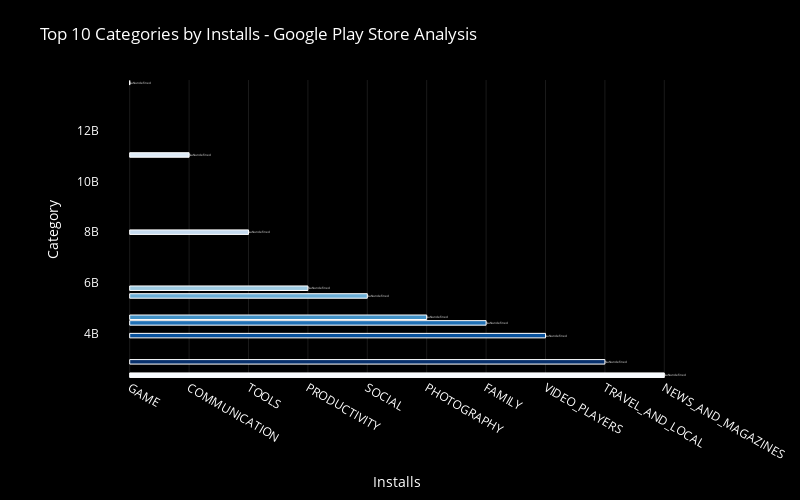

The code cell stored with this chart in its notebook:
### Code cell
def save_plotly_html(fig, filename, title=None):
    """Save Plotly figure to HTML with custom title in metadata"""
    if title:
        fig.update_layout(title=title)
    fig.write_html(
        file=filename,
        full_html=True,
        include_plotlyjs='cdn',
        default_height='100%')
    print(f"Successfully saved visualization to {filename}")

save_plotly_html(fig,'Installs by Category.html','Top 10 Categories by Installs - Google Play Store Analysis')
fig.show()

### Figure 1 — Plotly figure (JSON) as saved in the notebook; plotly's stock layout.template omitted (floating-point values rounded to 4 significant figures)
{"data": [{"hovertemplate": "color=GAME<br>Installs=%{x}<br>Category=%{y}<extra></extra>", "legendgroup": "GAME", "marker": {"color": "rgb(247,251,255)", "line": {"color": "white", "width": 1}, "pattern": {"shape": ""}}, "name": "GAME", "orientation": "h", "showlegend": true, "textposition": "outside", "texttemplate": "%{x:.2s}", "type": "bar", "x": ["GAME"], "xaxis": "x", "y": [13878762717], "yaxis": "y"}, {"hovertemplate": "color=COMMUNICATION<br>Installs=%{x}<br>Category=%{y}<extra></extra>", "legendgroup": "COMMUNICATION", "marker": {"color": "rgb(222,235,247)", "line": {"color": "white", "width": 1}, "pattern": {"shape": ""}}, "name": "COMMUNICATION", "orientation": "h", "showlegend": true, "textposition": "outside", "texttemplate": "%{x:.2s}", "type": "bar", "x": ["COMMUNICATION"], "xaxis": "x", "y": [11038241530], "yaxis": "y"}, {"hovertemplate": "color=TOOLS<br>Installs=%{x}<br>Category=%{y}<extra></extra>", "legendgroup": "TOOLS", "marker": {"color": "rgb(198,219,239)", "line": {"color": "white", "width": 1}, "pattern": {"shape": ""}}, "name": "TOOLS", "orientation": "h", "showlegend": true, "textposition": "outside", "texttemplate": "%{x:.2s}", "type": "bar", "x": ["TOOLS"], "xaxis": "x", "y": [7999724500], "yaxis": "y"}, {"hovertemplate": "color=PRODUCTIVITY<br>Installs=%{x}<br>Category=%{y}<extra></extra>", "legendgroup": "PRODUCTIVITY", "marker": {"color": "rgb(158,202,225)", "line": {"color": "white", "width": 1}, "pattern": {"shape": ""}}, "name": "PRODUCTIVITY", "orientation": "h", "showlegend": true, "textposition": "outside", "texttemplate": "%{x:.2s}", "type": "bar", "x": ["PRODUCTIVITY"], "xaxis": "x", "y": [5793070180], "yaxis": "y"}, {"hovertemplate": "color=SOCIAL<br>Installs=%{x}<br>Category=%{y}<extra></extra>", "legendgroup": "SOCIAL", "marker": {"color": "rgb(107,174,214)", "line": {"color": "white", "width": 1}, "pattern": {"shape": ""}}, "name": "SOCIAL", "orientation": "h", "showlegend": true, "textposition": "outside", "texttemplate": "%{x:.2s}", "type": "bar", "x": ["SOCIAL"], "xaxis": "x", "y": [5487841475], "yaxis": "y"}, {"hovertemplate": "color=PHOTOGRAPHY<br>Installs=%{x}<br>Category=%{y}<extra></extra>", "legendgroup": "PHOTOGRAPHY", "marker": {"color": "rgb(66,146,198)", "line": {"color": "white", "width": 1}, "pattern": {"shape": ""}}, "name": "PHOTOGRAPHY", "orientation": "h", "showlegend": true, "textposition": "outside", "texttemplate": "%{x:.2s}", "type": "bar", "x": ["PHOTOGRAPHY"], "xaxis": "x", "y": [4649143130], "yaxis": "y"}, {"hovertemplate": "color=FAMILY<br>Installs=%{x}<br>Category=%{y}<extra></extra>", "legendgroup": "FAMILY", "marker": {"color": "rgb(33,113,181)", "line": {"color": "white", "width": 1}, "pattern": {"shape": ""}}, "name": "FAMILY", "orientation": "h", "showlegend": true, "textposition": "outside", "texttemplate": "%{x:.2s}", "type": "bar", "x": ["FAMILY"], "xaxis": "x", "y": [4427479590], "yaxis": "y"}, {"hovertemplate": "color=VIDEO_PLAYERS<br>Installs=%{x}<br>Category=%{y}<extra></extra>", "legendgroup": "VIDEO_PLAYERS", "marker": {"color": "rgb(8,81,156)", "line": {"color": "white", "width": 1}, "pattern": {"shape": ""}}, "name": "VIDEO_PLAYERS", "orientation": "h", "showlegend": true, "textposition": "outside", "texttemplate": "%{x:.2s}", "type": "bar", "x": ["VIDEO_PLAYERS"], "xaxis": "x", "y": [3926797200], "yaxis": "y"}, {"hovertemplate": "color=TRAVEL_AND_LOCAL<br>Installs=%{x}<br>Category=%{y}<extra></extra>", "legendgroup": "TRAVEL_AND_LOCAL", "marker": {"color": "rgb(8,48,107)", "line": {"color": "white", "width": 1}, "pattern": {"shape": ""}}, "name": "TRAVEL_AND_LOCAL", "orientation": "h", "showlegend": true, "textposition": "outside", "texttemplate": "%{x:.2s}", "type": "bar", "x": ["TRAVEL_AND_LOCAL"], "xaxis": "x", "y": [2894859300], "yaxis": "y"}, {"hovertemplate": "color=NEWS_AND_MAGAZINES<br>Installs=%{x}<br>Category=%{y}<extra></extra>", "legendgroup": "NEWS_AND_MAGAZINES", "marker": {"color": "rgb(247,251,255)", "line": {"color": "white", "width": 1}, "pattern": {"shape": ""}}, "name": "NEWS_AND_MAGAZINES", "orientation": "h", "showlegend": true, "textposition": "outside", "texttemplate": "%{x:.2s}", "type": "bar", "x": ["NEWS_AND_MAGAZINES"], "xaxis": "x", "y": [2369110650], "yaxis": "y"}], "layout": {"barmode": "relative", "font": {"color": "white"}, "height": 500, "legend": {"title": {"text": "color"}, "tracegroupgap": 0}, "margin": {"b": 50, "l": 100, "r": 50, "t": 80}, "paper_bgcolor": "black", "plot_bgcolor": "black", "showlegend": false, "title": {"text": "Top 10 Categories by Installs - Google Play Store Analysis"}, "width": 800, "xaxis": {"anchor": "y", "domain": [0, 1], "gridcolor": "rgba(255, 255, 255, 0.1)", "tickfont": {"size": 12}, "title": {"font": {"size": 14}, "text": "Installs"}}, "yaxis": {"anchor": "x", "domain": [0, 1], "tickfont": {"size": 12}, "title": {"font": {"size": 14}, "text": "Category"}}}}
